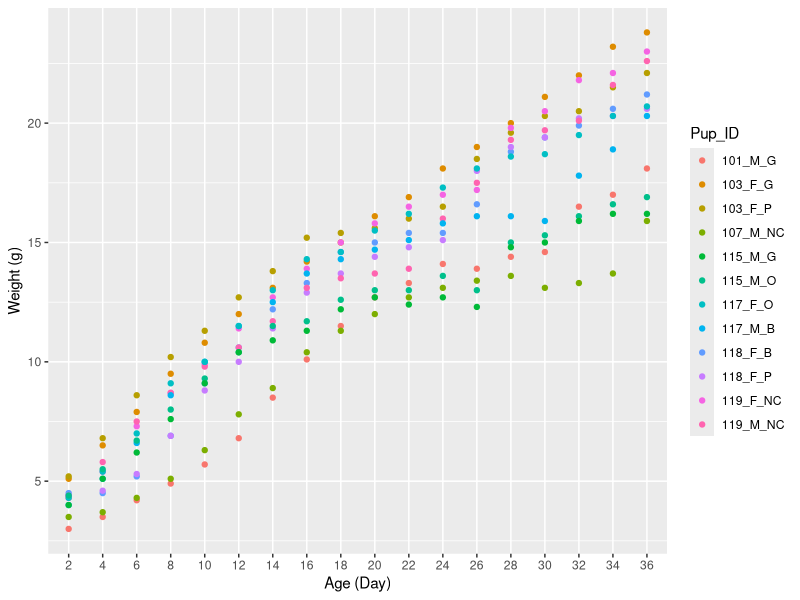
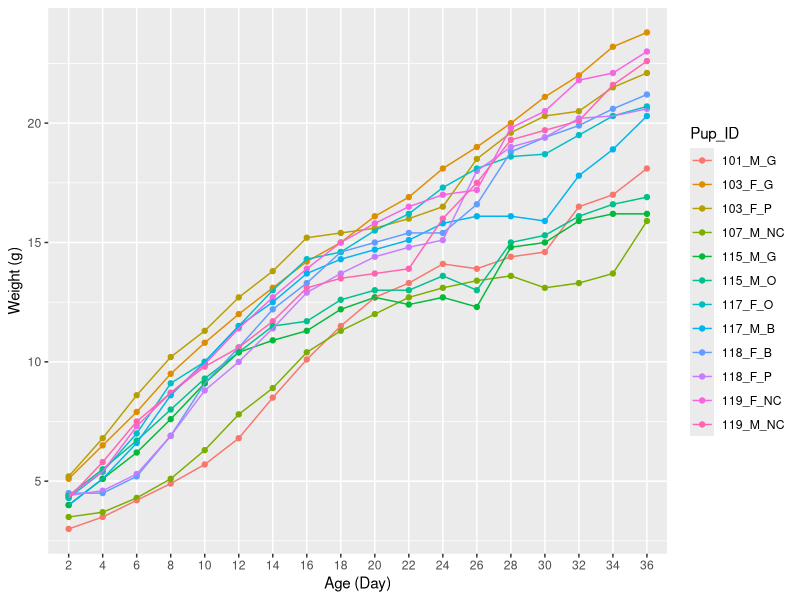
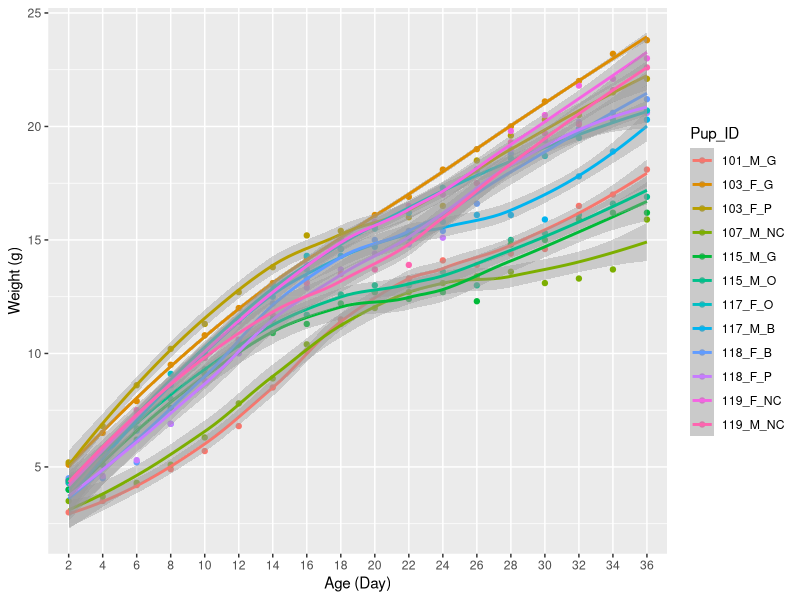
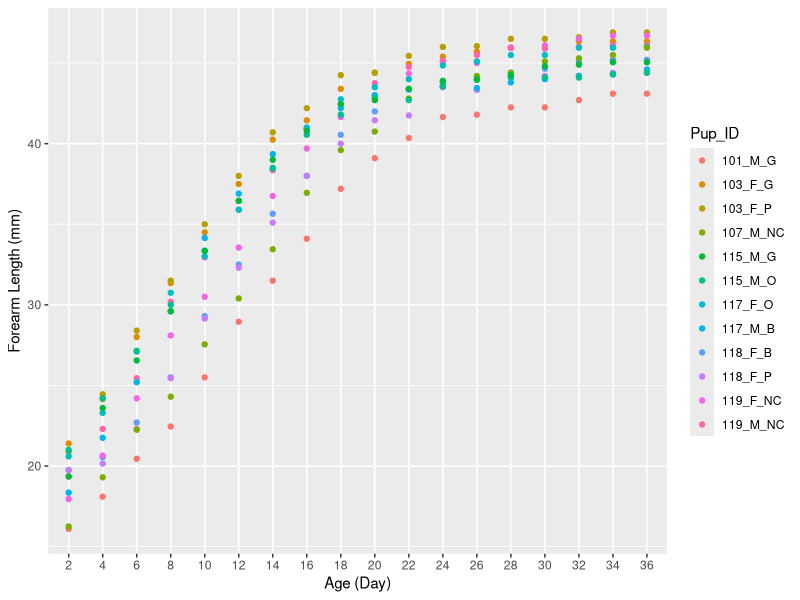
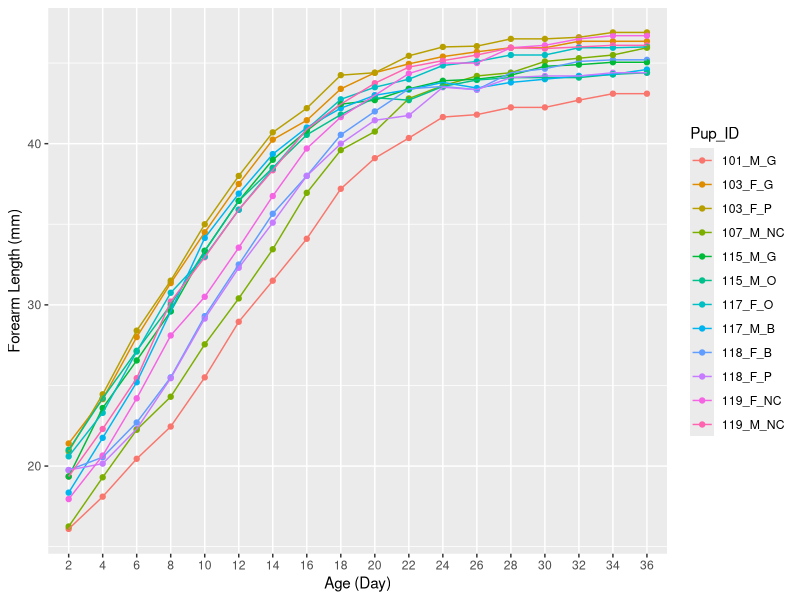
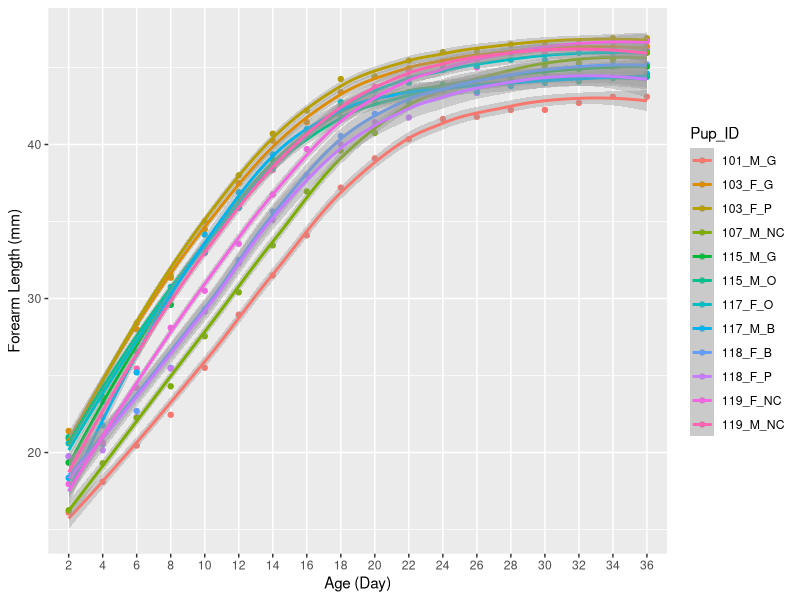

Reproduce these figures in R, in order.
library(tidyverse)
pup_weights <- read_csv("pup stats - weights.csv",  col_types=cols())
pup_fl<- read_csv("pup stats - forearm length.csv",  col_types=cols())

#Convert pup weight data to long format                  
pup_weights_long <- pup_weights %>% 
  pivot_longer(
    cols = (c(-Pup_ID, -Sex)),
    names_to = "Age",
    values_to = "Weight"
)
#summary(pup_weights_long)

#Convert pup forearm length data to long format
pup_fl_long <- pup_fl %>% 
  pivot_longer(
    cols = (c(-Pup_ID, -Sex)),
    names_to = "Age",
    values_to = "Forearm_Length"
)
#summary(pup_fl_long)

#Merge datasets
weight_fl <- (left_join(pup_weights_long, pup_fl_long, by= c("Pup_ID" = "Pup_ID", "Age" = "Age", "Sex" = "Sex"))
    %>% mutate (Age = factor(Age)
     , Pup_ID = factor(Pup_ID)
     , Sex = factor(Sex))
)
#summary(weight_fl)

#Weight as a factor of age
# print(ggplot(weight_fl, aes(Age,  Weight, group = Pup_ID, colour = Pup_ID))
#       + geom_point()
#       + geom_line()
#       + xlab("Age (Day)")
#       + ylab("Weight (g)")
# )
##This organizes the x-axis by the first digit rather than the whole number

age_weight <- (ggplot(weight_fl, aes(x = factor(Age, level = c("2", "4", "6", "8", "10", "12", "14", "16", "18", "20", "22", "24", "26", "28", "30", "32", "34", "36")), Weight, group = Pup_ID, colour = Pup_ID))
               + geom_point()
               + xlab("Age (Day)")
               + ylab("Weight (g)")
)
print(age_weight)
##Is there a better way to fix than this??

age_weight + geom_line()
#vs
age_weight + geom_smooth()
#When is geom_line more effective than geom_smooth & vice versa

#Forearm length as a factor of age
# print(ggplot(weight_fl, aes(Age, Forearm_Length, group = Pup_ID, colour = Pup_ID))
#       + geom_point()
#       + geom_line()
#       + xlab("Age (Day)")
#       + ylab("Forearm Length (mm)")
# )
#Same thing as weight plot

age_fl <- (ggplot(weight_fl, aes(x = factor(Age, level = c("2", "4", "6", "8", "10", "12", "14", "16", "18", "20", "22", "24", "26", "28", "30", "32", "34", "36")), Forearm_Length, group = Pup_ID, colour = Pup_ID))
      + geom_point()
      + xlab("Age (Day)")
      + ylab("Forearm Length (mm)")
)
print(age_fl)

age_fl + geom_line()
#or
age_fl + geom_smooth() #?


